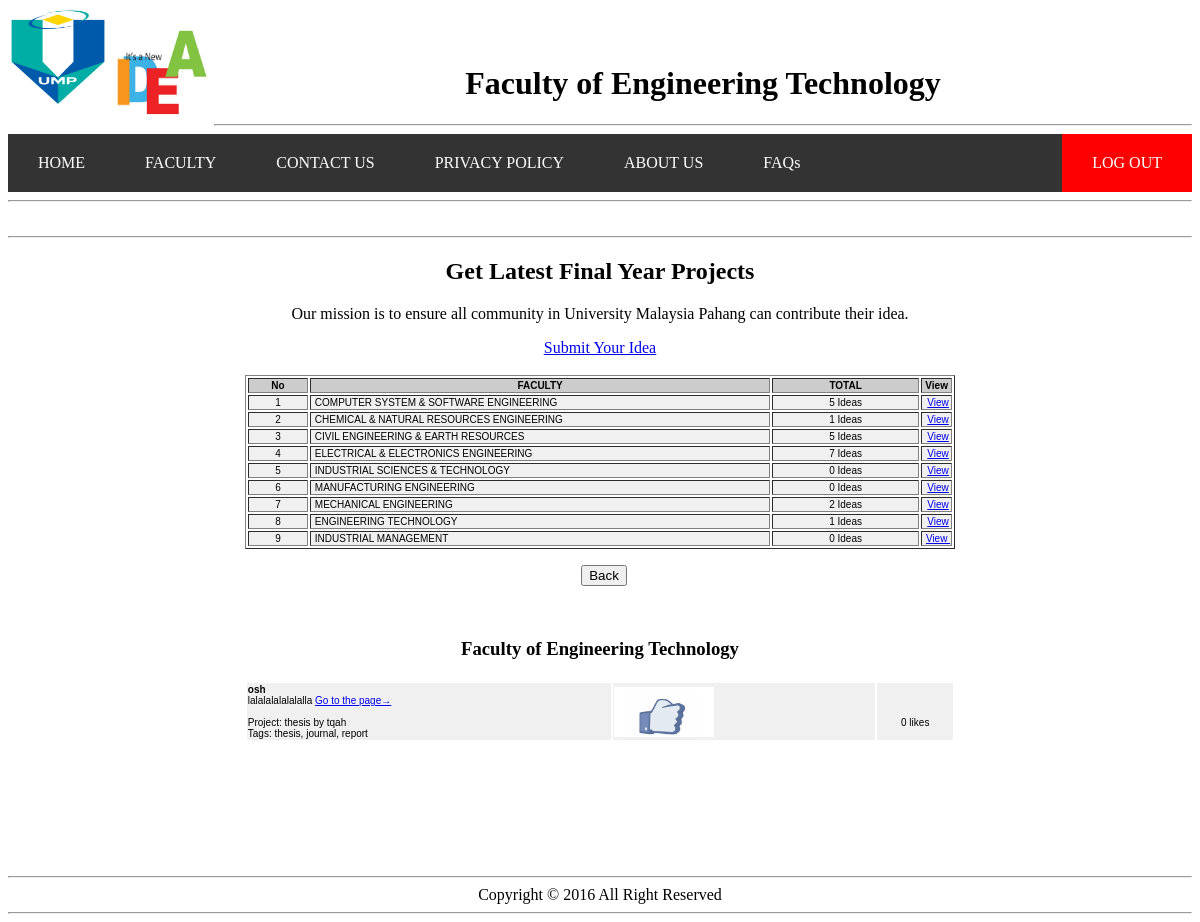
/ftek.php, run on the app's committed database.
### tables this page shows
CREATE TABLE IF NOT EXISTS `idea` (
  `id` int(11) NOT NULL AUTO_INCREMENT,
  `faculty` varchar(10) NOT NULL,
  `title` longtext NOT NULL,
  `description` longtext NOT NULL,
  `link` varchar(100) NOT NULL,
  `project` varchar(100) NOT NULL,
  `uploader` varchar(100) NOT NULL,
  `tags` varchar(100) NOT NULL,
  `timestamp` timestamp NOT NULL DEFAULT '0000-00-00 00:00:00' ON UPDATE CURRENT_TIMESTAMP,
  `view` int(11) NOT NULL,
  `userfile` varbinary(1000) NOT NULL,
  PRIMARY KEY (`id`,`faculty`)
);

### ftek.php (the view, shortened to what this page needs)
<html>
<head>
</head>
<center>
<body>
	<img src="pic/ump.png" width="100px" height="100px" align="left"><br>
	<img src="pic/idea.png" width="100px" height="100px" align="left"><br>
	<marquee><h1>Faculty of Engineering Technology</h1></marquee>
	<hr>
	<ul>
  <li><a href="homepage2.php">HOME</a></li>
  <li><a href="faculty.php">FACULTY</a></li>
  <li><a href="contact2.php">CONTACT US</a></li>
  <li><a href="privacy2.php">PRIVACY POLICY</a></li>
  <li><a href="aboutus2.php">ABOUT US</a></li>
  <li><a href="faq2.php">FAQs</a></li>
  <li style="float:right"><a class="active" href="logout.php">LOG OUT</a></li>
</ul>
	<hr>
	&nbsp; <br>
	<hr>
	<h2>Get Latest Final Year Projects</h2>
	<p>Our mission is to ensure all community in University Malaysia Pahang can contribute their idea.</p>
	<a href="insert_idea.php">Submit Your Idea</a>
	<br>
	&nbsp; <br>
	<table width="60%" border="1" align="center">
         <tr>
            <td width="9%" bgcolor="#CCCCCC" class="style3"><div align="center"><strong>No</strong></div></td>
    <td width="69%" bgcolor="#CCCCCC" class="style3"><div align="center"><strong>FACULTY</strong></div></td>
    <td width="69%" bgcolor="#CCCCCC" class="style3"><div align="center"><strong>TOTAL</strong></div></td>
    <td width="22%" bgcolor="#CCCCCC" class="style3"><div align="center"><strong>View</strong></div></td>
         </tr>
	   		  <tr onMouseOver="this.style.backgroundColor='#66CC33'" onMouseOut="this.style.backgroundColor='#F0F0F0'" bgcolor="#F0F0F0" class="style3">
            <td class="style3"><div align="center">1</div></td>
            <td class="style3">&nbsp;COMPUTER SYSTEM & SOFTWARE ENGINEERING</td>
            <td class="style3"><div align="center">
			<?php
		$result = mysql_query("select count(1) FROM idea WHERE faculty='fskkp'");
		$row = mysql_fetch_array($result);
		$total = $row[0];
		echo  $total . " Ideas ";
			?>
			</div></td>
            <td class="style3"><div align="center">&nbsp;<a href="fskkp.php">View</a></div></td>
         </tr>
       			  <tr onMouseOver="this.style.backgroundColor='#66CC33'" onMouseOut="this.style.backgroundColor='#F0F0F0'" bgcolor="#F0F0F0" class="style3">
            <td class="style3"><div align="center">2</div></td>
            <td class="style3">&nbsp;CHEMICAL & NATURAL RESOURCES ENGINEERING</td>
            <td class="style3"><div align="center">
			<?php
		$result = mysql_query("select count(1) FROM idea WHERE faculty='fkksa'");
		$row = mysql_fetch_array($result);
		$total = $row[0];
		echo  $total . " Ideas ";
			?>
			</div></td>
            <td class="style3"><div align="center">&nbsp;<a href="fkksa.php">View</a></div></td>
         </tr>
       			  <tr onMouseOver="this.style.backgroundColor='#66CC33'" onMouseOut="this.style.backgroundColor='#F0F0F0'" bgcolor="#F0F0F0" class="style3">
            <td class="style3"><div align="center">3</div></td>
            <td class="style3">&nbsp;CIVIL ENGINEERING & EARTH RESOURCES</td>
            <td class="style3"><div align="center">
			<?php
		$result = mysql_query("select count(1) FROM idea WHERE faculty='fkasa'");
		$row = mysql_fetch_array($result);
		$total = $row[0];
		echo  $total . " Ideas ";
			?>
			</div></td>
            <td class="style3"><div align="center">&nbsp;<a href="fkasa.php">View</a></div></td>
         </tr>
		 <tr onMouseOver="this.style.backgroundColor='#66CC33'" onMouseOut="this.style.backgroundColor='#F0F0F0'" bgcolor="#F0F0F0" class="style3">
            <td class="style3"><div align="center">4</div></td>
            <td class="style3">&nbsp;ELECTRICAL & ELECTRONICS ENGINEERING</td>
            <td class="style3"><div align="center">
			<?php
		$result = mysql_query("select count(1) FROM idea WHERE faculty='fkee'");
		$row = mysql_fetch_array($result);
		$total = $row[0];
		echo  $total . " Ideas ";
			?>
			</div></td>
            <td class="style3"><div align="center">&nbsp;<a href="fkee.php">View</a></div></td>
         </tr>
		  <tr onMouseOver="this.style.backgroundColor='#66CC33'" onMouseOut="this.style.backgroundColor='#F0F0F0'" bgcolor="#F0F0F0" class="style3">
            <td class="style3"><div align="center">5</div></td>
            <td class="style3">&nbsp;INDUSTRIAL SCIENCES & TECHNOLOGY</td>
            <td class="style3"><div align="center">
			<?php
		$result = mysql_query("select count(1) FROM idea WHERE faculty='fist'");
		$row = mysql_fetch_array($result);
		$total = $row[0];
		echo  $total . " Ideas ";
			?>
			</div></td>
            <td class="style3"><div align="center">&nbsp;<a href="fist.php">View</a></div></td>
         </tr>
		  <tr onMouseOver="this.style.backgroundColor='#66CC33'" onMouseOut="this.style.backgroundColor='#F0F0F0'" bgcolor="#F0F0F0" class="style3">
            <td class="style3"><div align="center">6</div></td>
            <td class="style3">&nbsp;MANUFACTURING ENGINEERING</td>
            <td class="style3"><div align="center">
			<?php
		$result = mysql_query("select count(1) FROM idea WHERE faculty='fkp'");
		$row = mysql_fetch_array($result);
		$total = $row[0];
		echo  $total . " Ideas ";
			?>
			</div></td>
            <td class="style3"><div align="center">&nbsp;<a href="fkp.php">View</a></div></td>
         </tr>
		  <tr onMouseOver="this.style.backgroundColor='#66CC33'" onMouseOut="this.style.backgroundColor='#F0F0F0'" bgcolor="#F0F0F0" class="style3">
            <td class="style3"><div align="center">7</div></td>
            <td class="style3">&nbsp;MECHANICAL ENGINEERING</td>
            <td class="style3"><div align="center">
			<?php
		$result = mysql_query("select count(1) FROM idea WHERE faculty='fkm'");
		$row = mysql_fetch_array($result);
		$total = $row[0];
		echo  $total . " Ideas ";
			?>
			</div></td>
            <td class="style3"><div align="center">&nbsp;<a href="fkm.php" >View</a></div></td>
         </tr>
		 <tr onMouseOver="this.style.backgroundColor='#66CC33'" onMouseOut="this.style.backgroundColor='#F0F0F0'" bgcolor="#F0F0F0" class="style3">
            <td class="style3"><div align="center">8</div></td>
            <td class="style3">&nbsp;ENGINEERING TECHNOLOGY</td>
            <td class="style3"><div align="center">
			<?php
		$result = mysql_query("select count(1) FROM idea WHERE faculty='ftek'");
		$row = mysql_fetch_array($result);
		$total = $row[0];
		echo  $total . " Ideas ";
			?>
			</div></td>
            <td class="style3"><div align="center">&nbsp;<a href="ftek.php">View</a></div></td>
         </tr>
		 <tr onMouseOver="this.style.backgroundColor='#66CC33'" onMouseOut="this.style.backgroundColor='#F0F0F0'" bgcolor="#F0F0F0" class="style3">
            <td class="style3"><div align="center">9</div></td>
            <td class="style3">&nbsp;INDUSTRIAL MANAGEMENT</td>
            <td class="style3"><div align="center">
			<?php
		$result = mysql_query("select count(1) FROM idea WHERE faculty='fim'");
		$row = mysql_fetch_array($result);
		$total = $row[0];
		echo  $total . " Ideas ";
			?>
			</div></td>
            <td class="style3"><div align="center">&nbsp;<a href="fim.php" >View&nbsp;</a></div></td>
         </tr>
</table>
<p align="center">&nbsp;
          <input type=button value="Back" onClick="history.go(-1)">
        </p>
       <p>&nbsp;       </p>
	   <h3>Faculty of Engineering Technology</h3>
	   <table width="60%" border="0" align="center">
         <tr>
		 <?php
		include("database.php");
		$query = "SELECT * FROM idea WHERE faculty='ftek'";
		$result = mysql_query($query, $conn);
			while($row = mysql_fetch_array($result)) {
			$title = $row["title"];
			$description = $row["description"];
			$link = $row["link"];
			$project = $row["project"];
			$uploader = $row["uploader"];
			$tags = $row["tags"];
			?>
	   		  <tr  onMouseOut="this.style.backgroundColor='#F0F0F0'" bgcolor="#F0F0F0" class="style3">
            <td class="style3"><strong><?php echo $title ?></strong>
			<br>
			<?php echo $description ?>
			<a href=<?php echo $link ?> target="_blank">Go to the page&rarr; </a>
			<br><br>
			Project: <?php echo $project ?>	by <?php echo $uploader ?> <br>
			Tags: <?php echo $tags ?></td>
            <td class="style3"><div align="center">
	<img src="pic/liker.gif" width="100px" height="50px" align="left" onClick="onClick()"></div></td>
			<td class="style3"><div align="center">&nbsp; <br><p><a id="clicks" >0</a>&nbsp;likes</p></div></td>
         </tr>
		 <?php
		}
		?>
</table>
	&nbsp; <br>
	&nbsp; <br>
	&nbsp; <br>
	&nbsp; <br>
	&nbsp; <br>
	&nbsp; <br>
	&nbsp; <br>
	<hr>
	Copyright &copy 2016 All Right Reserved
	<hr>
</body>
</html>

### ftek.php (style rules this page uses)
ul { list-style-type: none; margin: 0; padding: 0; overflow: hidden; background-color: #333; }
li { float: left; }
li a { display: block; color: white; text-align: center; padding: 20px 30px; text-decoration: none; }
.active { background-color: #FF0000; }
.style3 { font-size: 10px ;font-family:verdana, helvetica, sans-serif }

### data on the page
idea: title "osh", description "lalalalalalalalla", project "thesis", uploader "tqah", tags "thesis, journal, report"

### other printed values
$total "5"
$total "1"
$total "7"
$total "0"
$total "2"
